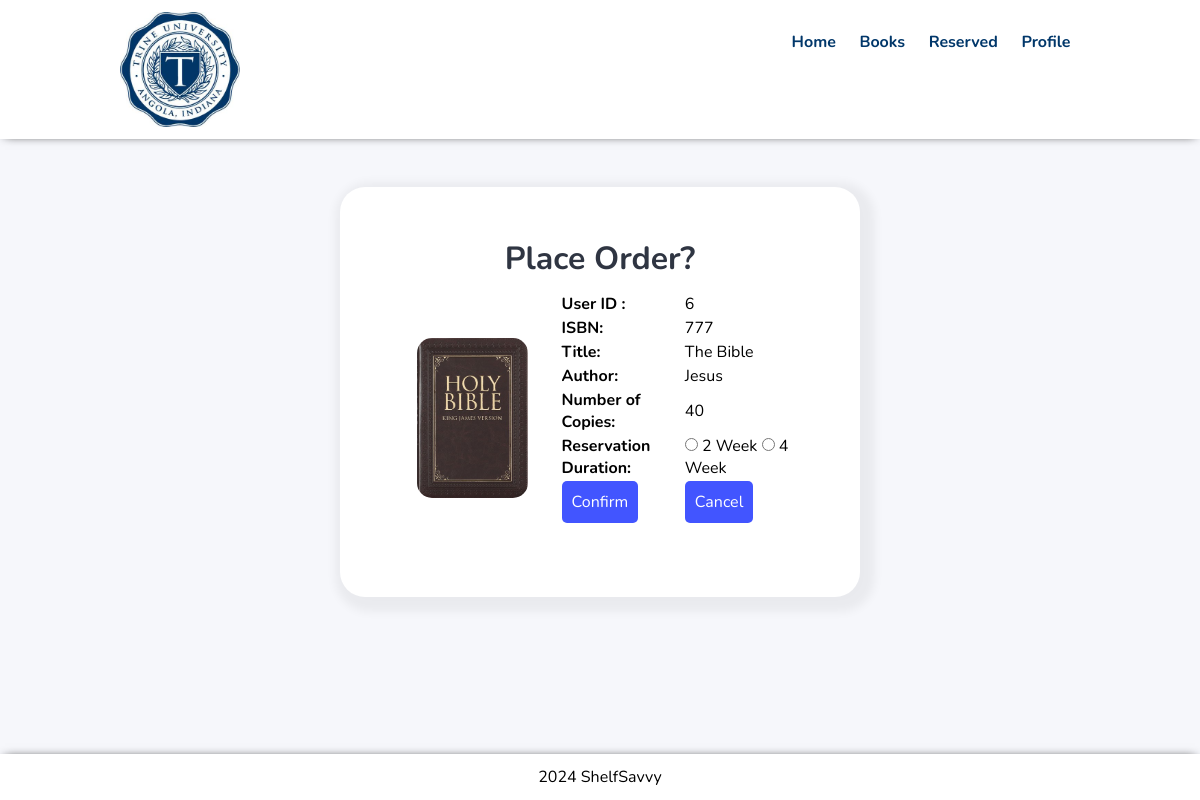
The app's page /place-order.php?isbn=777 (signed in) with its own data.
### tables this page shows
CREATE TABLE `books` (
  `BookID` bigint(20) NOT NULL,
  `Title` varchar(75) NOT NULL,
  `Author` varchar(50) NOT NULL,
  `Genre` varchar(50) NOT NULL,
  `NumofCopies` int(2) NOT NULL,
  `image_name` varchar(255) NOT NULL,
  `reg_date` timestamp NOT NULL DEFAULT current_timestamp()
);

### place-order.php (the view, shortened to what this page needs)
<?php include('partials-front/header.php'); ?>
    <section class="page-container text-center">
        <div class="confirm-container">
            <h2 class="text-center">Place Order?</h2>
            <?php
                $id = $_SESSION['user'];
                $isbn=$_GET['isbn'];
                $sql="SELECT * FROM books WHERE BookID=$isbn";
                $res=mysqli_query($conn, $sql);
                if($res==TRUE){
                    $count = mysqli_num_rows($res);
                    if($count==1){
                        $row=mysqli_fetch_assoc($res);
                        $title = $row['Title'];
                        $author = $row['Author'];
                        $num_copies = $row['NumofCopies'];
                        $image_name = $row['image_name'];
                    }else{
                        header('location:'.SITEURL.'book-catalog.php');
                    }
                }
            ?>
            <table class="tbl-confirm width-full">
                <tr>
                    <td class="confirm-col-img">
                        <div class="img-confirm">
                            <?php
                                if($image_name != ""){
                                    ?>
                                    <img src="<?php echo SITEURL; ?>images/books/<?php echo $image_name; ?>" class="img-responsive img-curve" >
                                    <?php
                                }else{
                                    echo "<div class='error'>Image not added.</div>";
                                }
                            ?>
                        </div>
                    </td>
                    <td>
                        <form action="" method="POST">
                            <table class="tbl width-full">
                                <tr>
                                    <td class="text-bold">User ID : </td>
                                    <td>
                                        <?php echo $id; ?>
                                    </td>
                                </tr>
                                <tr>
                                    <td class="text-bold">ISBN: </td>
                                    <td>
                                        <?php echo $isbn; ?>
                                    </td>
                                </tr>
                                <tr>
                                    <td class="text-bold">Title: </td>
                                    <td>
                                        <?php echo $title; ?>
                                    </td>
                                </tr>
                                <tr>
                                    <td class="text-bold">Author: </td>
                                    <td>
                                        <?php echo $author; ?>
                                    </td>
                                </tr>
                                <tr>
                                    <td class="text-bold">Number of Copies: </td>
                                    <td>
                                        <?php echo $num_copies; ?>
                                    </td>
                                </tr>
                                <tr>
                                    <td class="text-bold">Reservation Duration: </td>
                                    <td>
                                        <input type="radio" name="res_time" value="2_week"> 2 Week
                                        <input type="radio" name="res_time" value="4_week"> 4 Week
                                    </td>
                                </tr>
                                <tr>
                                    <td>
                                        <input type="submit" name="submit" value="Confirm" class="btn btn-primary">
                                    </td>
                                    <td>
                                        <a href="book-catalog.php" class="btn btn-primary">Cancel</a>
                                    </td>
                                </tr>
                            </table>
                        </form>
                    </td>
                </tr>
            </table>
        </div>
    </section>
<?php include('partials-front/footer.php'); ?>

### css/style.css (style rules this page uses)
* { margin: 0 0; padding: 0 0; font-family: 'Nunito', sans-serif; }
body { margin: 0; padding: 0; display: flex; flex-direction: column; height:100vh; }
.img-responsive { height: 160px; }
.img-curve { border-radius: 15px; }
.text-center { text-align: center; }
.text-bold { font-weight: bold; }
.width-full { width:100%; }
a { color: hsl(209, 98%, 21%); text-decoration: none; }
.btn { padding: 10px; font-size: 1rem; border-radius: 5px; border: none; }
.btn-primary { background-color: rgb(66, 85, 255); color: white; cursor: pointer; }
h2 { color: #2f3542; font-size: 2rem; margin-bottom: 2%; }
.confirm-container { background-color: white; width: 35%; margin: 0 auto; padding: 50px; border-radius: 25px; box-shadow: 5px 5px 10px 10px rgba(0,0,0,0.05); }
.page-container { background-color: rgb(246, 247, 251); padding: 4% 0; flex-grow: 1; }
.tbl-confirm { margin-bottom: 0px; }
.img-confirm { margin: auto; width: 70%; }
.confirm-col-img { width: 40%; }

### css/member.css (style rules this page uses)
.tbl { margin-bottom: 20px; }
.tbl td { width: 50%; }

### records on screen
books: image_name (picture), Title "The Bible", Author "Jesus", NumofCopies "40"

### other values on screen
$id "6"
$isbn "777"
